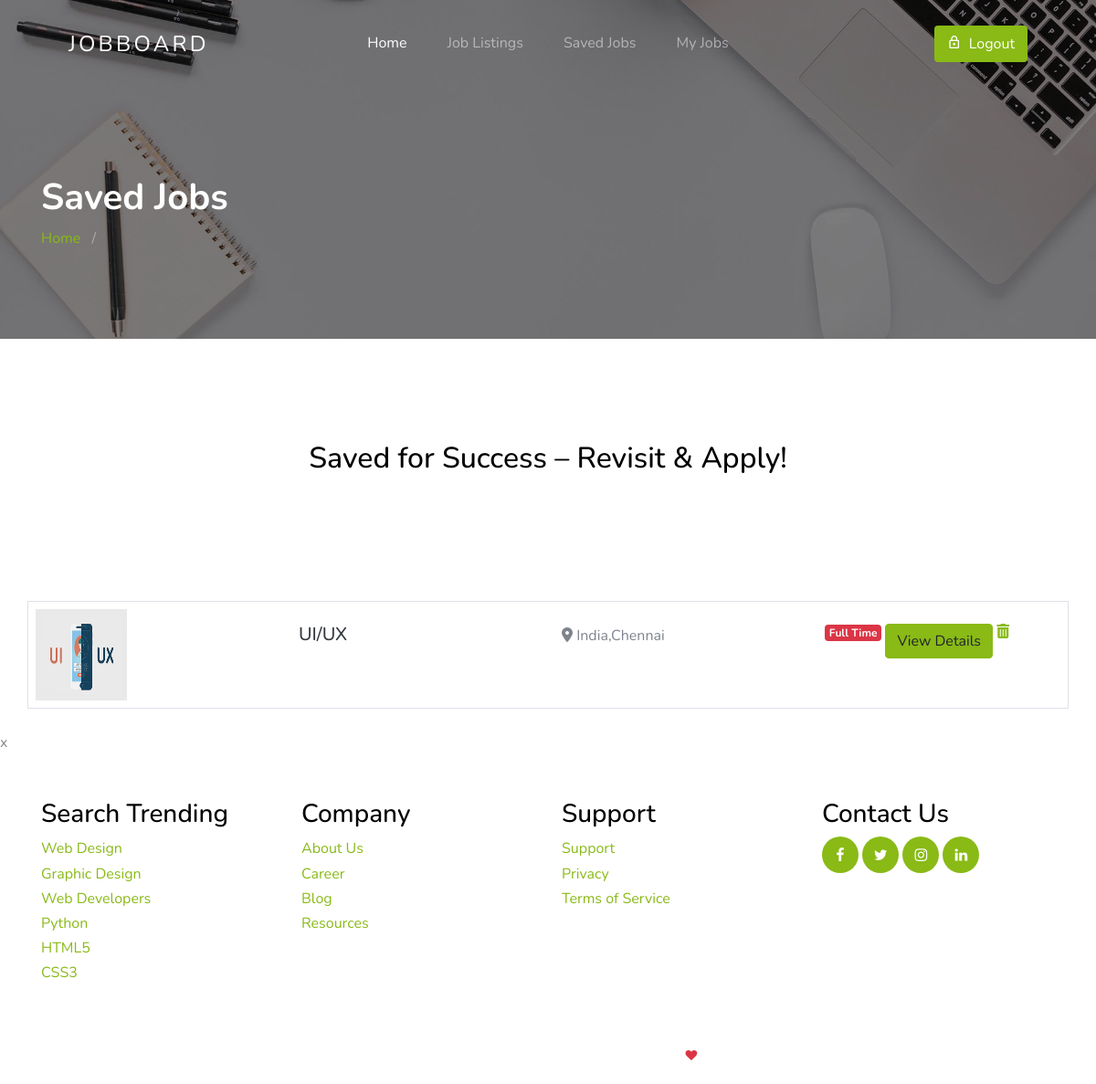
/saved_jobs (signed in), run on the app's committed database.
### employee/models.py (models this page shows, shortened)
class SavedJob(models.Model):
    user = models.ForeignKey(CustomUser, on_delete=models.CASCADE)
    job = models.ForeignKey(Jobpost, on_delete=models.CASCADE)
    saved_at = models.DateTimeField(auto_now_add=True)

### company/models.py (models this page shows, shortened)
class Jobpost(models.Model):
    image=models.ImageField(upload_to="images")
    email=models.EmailField()
    title=models.CharField(max_length=30)
    location=models.CharField(max_length=20)
    region=models.CharField(max_length=20)
    type=models.CharField(max_length=20)
    vaccancy=models.IntegerField(default=0)
    published=models.DateField(auto_now=True)
    experience=models.CharField(max_length=20,default="")
    salary=models.IntegerField(default=0)
    application_deadline=models.DateField(auto_now=True)
    description=models.TextField()
    company=models.CharField(max_length=50)
    tagline=models.CharField(max_length=30)
    companydesc=models.TextField()
    website=models.CharField(max_length=30)
    facebook=models.CharField(max_length=30)
    twitter=models.CharField(max_length=30)
    linkedin=models.CharField(max_length=30)
    logo=models.ImageField(upload_to='images')

### employee/views.py (the view)
# urls.py: path('saved_jobs',views.saved_jobs, name='saved_jobs'),
@login_required
def saved_jobs(request):
    saved_jobs = SavedJob.objects.filter(user=request.user)
    return render(request, 'saved_jobs.html', {'saved_jobs': saved_jobs})

### templates/saved_jobs.html (shortened to what this page needs)
{% extends 'base.html' %}
{% load static %}
{% block head %}
    <section class="section-hero overlay inner-page bg-image" style="background-image: url({% static 'images/hero_1.jpg' %});" id="home-section">
      <div class="container">
        <div class="row">
          <div class="col-md-7">
            <h1 class="text-white font-weight-bold">Saved Jobs</h1>
            <div class="custom-breadcrumbs">
              <a href="{% url 'employee:home' %}">Home</a> <span class="mx-2 slash">/</span>
            </div>
          </div>
        </div>
      </div>
    </section>
<section class="site-section">
  <div class="container">
          <div class="col-lg-6 mx-auto">
            <h2 class="mb-4 text-center">Saved for Success – Revisit & Apply!</h2>
          </div>
         </section>
{% for i in saved_jobs %}
<div class="container border p-2 mb-4">
    <div class="row">
        <div class="col-3">
            <img src="{{i.job.image.url}}" height="100px" width="100px" >
        </div>
        <div class="col-3">
            <h5 class="text-dark fw-2 fs-3 mt-3">{{i.job.title}}</h5><br>
        </div>
        <div class="col-3">
            <h6 class=" mt-3"></h6><i class="fa-solid fa-location-dot"></i> {{i.job.location}},{{i.job.region}}
        </div>
        <div class="col-3">
             <span class="badge badge-danger mt-3">{{i.job.type}}</span>
            <a href="{% url 'company:jobdetails' i.job.id %}"  class="btn btn-success mt-3" >View Details</a>
            <a href="{% url 'employee:remove' i.job.id %}">
            <i class="fas fa-trash-alt"></i>
            </a>
        </div>
    </div>
</div>
x
{% empty %}
        <h3 class="text-center">No saved jobs yet.</li>
{% endfor %}
{% endblock %}

### static/css/style.css (style rules this page uses)
body { font-weight: 400; font-size: 1rem; line-height: 1.7; position: relative; }
body:after { content: ""; position: absolute; top: 0; left: 0; right: 0; bottom: 0; background: rgba(0, 0, 0, 0.7); z-index: 100; opacity: 0; visibility: hidden; -webkit-transition: .3s all ease; -o-transition: .3s all ease; transition: .3s all ease; }
h1, h2, h3, h4 { color: #000; }
.site-section { padding-top: 7rem; padding-bottom: 7rem; position: relative; z-index: 2; }
.bg-image { background-size: cover; background-position: center center; background-repeat: no-repeat; }
.custom-breadcrumbs a { color: #89ba16; }
.custom-breadcrumbs .slash { color: rgba(255, 255, 255, 0.4); }
.section-hero, .section-hero > .container > .row { height: 100vh; min-height: 900px; }
.section-hero.inner-page, .section-hero.inner-page > .container > .row { height: auto; min-height: auto; padding-top: 6em; padding-bottom: 3em; }
.section-hero.overlay, .section-hero.overlay-2 { position: relative; }
.section-hero.overlay:before, .section-hero.overlay-2:before { z-index: 1; position: absolute; content: ""; top: 0; left: 0; right: 0; bottom: 0; background: rgba(0, 0, 0, 0.5); }
.section-hero > .container { z-index: 2; position: relative; }
.btn:after, .btn:before { display: none; }

### data on the page
SavedJob: job.image (picture), job "UI/UX", job.location "India", job.region "Chennai", job.type "Full Time"
